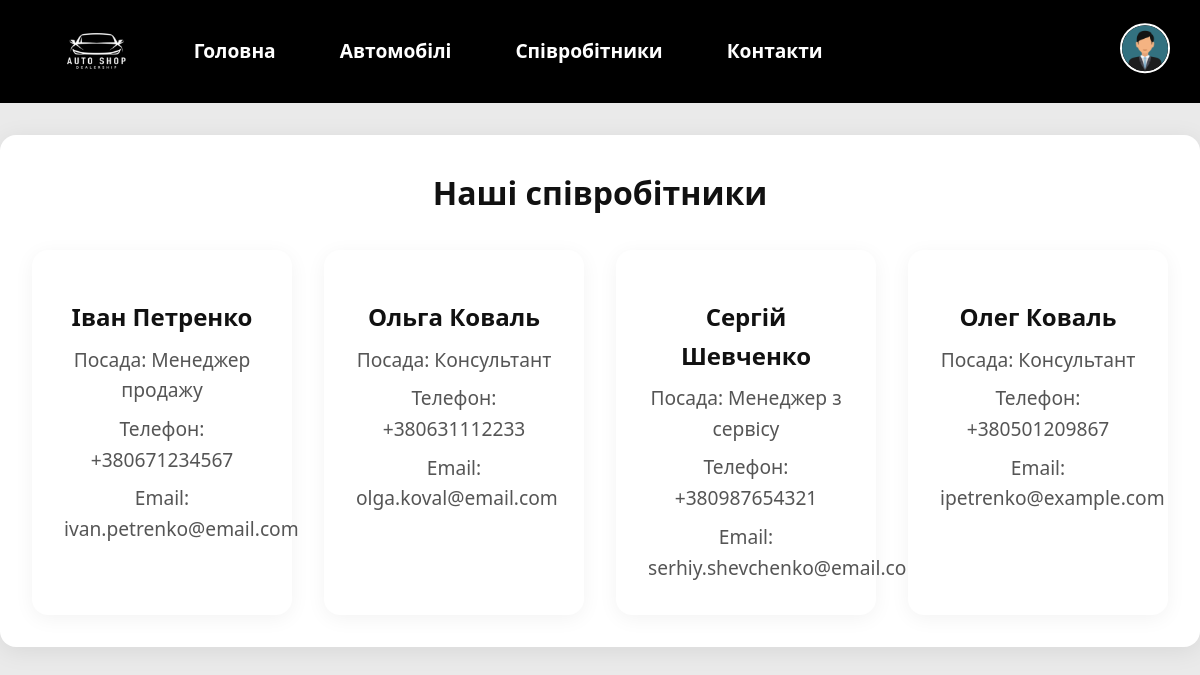
The app's page /workers, older data.
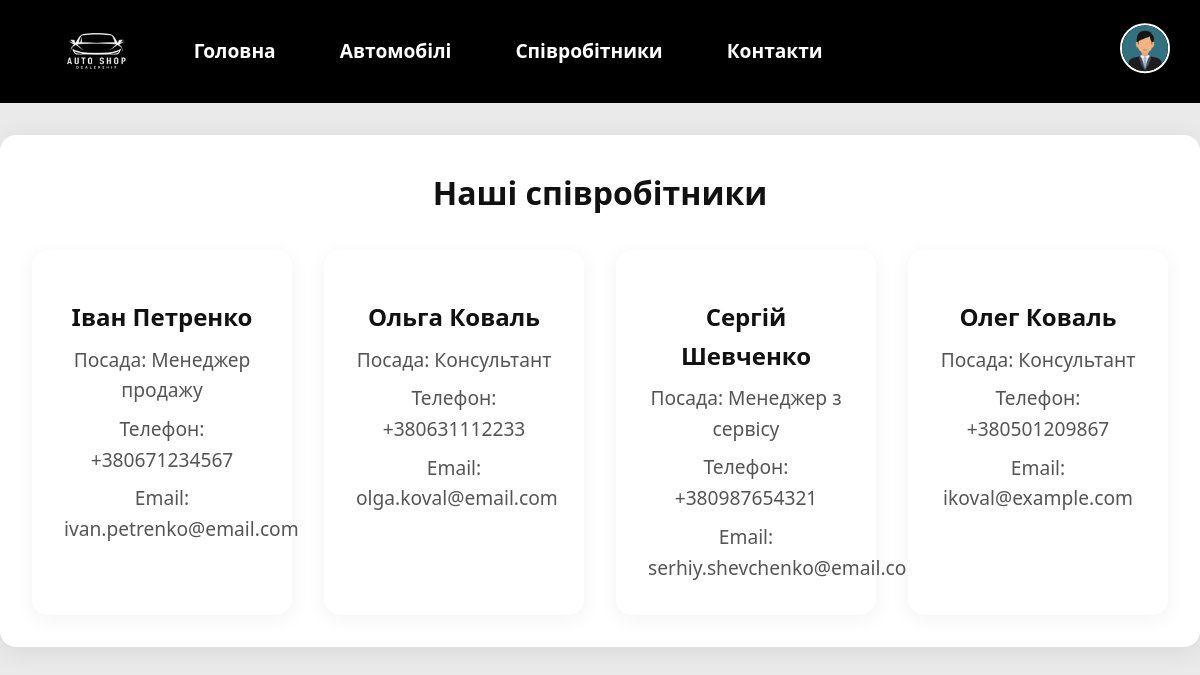
The same page, newer data.
### main/models.py (models this page shows, shortened)
class Worker(models.Model):
    full_name = models.CharField(max_length=100)
    position = models.CharField(max_length=100)
    phone = models.CharField(max_length=15)
    email = models.EmailField()
    is_active = models.BooleanField(default=True)

### main/views.py (the view)
# urls.py: path('workers', views.show_workers, name='workers_page'),
def show_workers(request):
    workers = Worker.objects.filter(is_active=True)
    return render(request, 'main/workers.html', {'workers': workers})

### main/templates/main/workers.html (shortened to what this page needs)
{% extends 'layout.html' %}
{% block content %}
<h2>Наші співробітники</h2>
<div class="cards">
    {% for worker in workers %}
        <div class="card">
            <h3>{{ worker.full_name }}</h3>
            <p>Посада: {{ worker.position }}</p>
            <p>Телефон: {{ worker.phone }}</p>
            <p>Email: {{ worker.email }}</p>
        </div>
    {% empty %}
        <p>Немає даних про співробітників.</p>
    {% endfor %}
</div>
{% endblock %}

Row changes from the older to the newer data that the page shows:
changed Worker "Олег Коваль": email "ipetrenko@example.com" → "ikoval@example.com"
